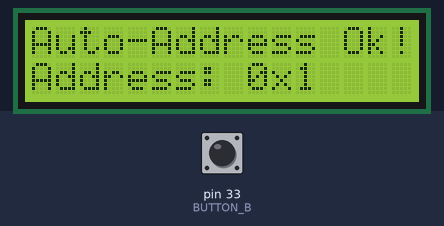
Simulated run of this sketch. Board: Arduino Mega 2560, built with avr-gcc and run on an emulated ATmega2560. Parts: 16×2 character LCD. The test bench sets the inputs (shaded band); at power-on: pin 33 (BUTTON_B) HIGH. What the sketch prints to the serial monitor is not drawn.

Above: at 1.1 s.
At 4.1 s:
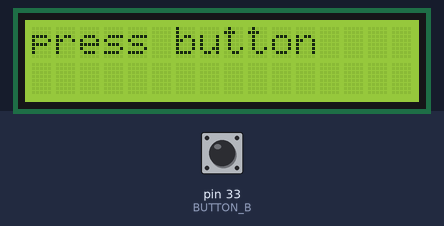
4.2 s: pin 33 (BUTTON_B) pulled LOW for 0.15 s
At 5.5 s:
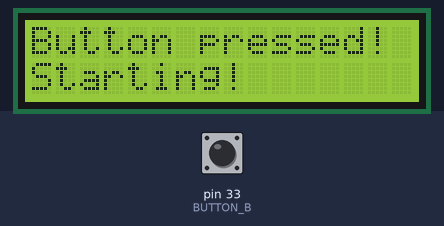
At 7.4 s:
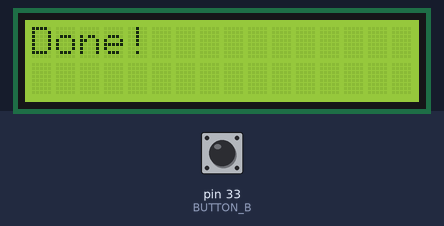
Timing chart, 0 to 8.9 s (numbered marks = the images above; inputs shaded):
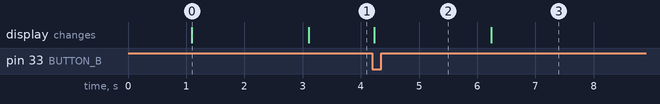

The sketch:

lcd.ino
```cpp
#include <Wire.h>
#include <LiquidCrystal_I2C.h>

const byte BUTTON_A = 31;
const byte BUTTON_B = 33;
const byte BUTTON_C = 35;

// Initialize with a temporary address; we will re-initialize dynamically in setup()
LiquidCrystal_I2C lcd(0x27, 16, 2);

// Function to automatically find the LCD's I2C address
byte scanI2CAddress() {
  for (byte address = 1; address < 127; address++) {
    Wire.beginTransmission(address);
    if (Wire.endTransmission() == 0) {
      Serial.print("Found LCD at address: 0x");
      Serial.println(address, HEX);
      return address;
    }
  }
  Serial.println("No I2C device found! Defaulting to 0x27");
  return 0x27;
}

void setup() {
  Wire.begin();
  Serial.begin(9600);
  delay(1000); // Give serial monitor time to connect

  // 1. Scan and find the address automatically
  byte autoAddress = scanI2CAddress();

  // 2. Re-assign the detected address to the LCD object
  lcd = LiquidCrystal_I2C(autoAddress, 16, 2);

  // 3. Initialize the screen as normal
  lcd.begin(16, 2);
  lcd.backlight();

  lcd.setCursor(0, 0);
  lcd.print("Auto-Address Ok!");

  lcd.setCursor(0, 1);
  lcd.print("Address: 0x" + String(autoAddress, HEX));

  delay(2000);

  lcd.clear();
  lcd.setCursor(0, 0);
  lcd.print("press button");

  pinMode(BUTTON_A, INPUT_PULLUP);
  pinMode(BUTTON_B, INPUT_PULLUP);
  pinMode(BUTTON_C, INPUT_PULLUP);

  while(digitalRead(BUTTON_B) == HIGH){
    Serial.println("test");
    // do nothing
    digitalWrite(13, HIGH);
    delay(100);
    digitalWrite(13, LOW);
  }

  lcd.clear();
  lcd.setCursor(0, 0);
  lcd.print("Button pressed!");
  lcd.setCursor(0, 1);
  lcd.print("Starting!");

  delay(2000);
  lcd.clear();
  lcd.setCursor(0, 0);
  lcd.print("Done!");
}

void loop() {

}
```

Measured:
- after the input at 4.2 s, the display: changes at once (image 2)
- what the display in image 0 shows lasts 2.0 s, from 1.1 s to 3.1 s
